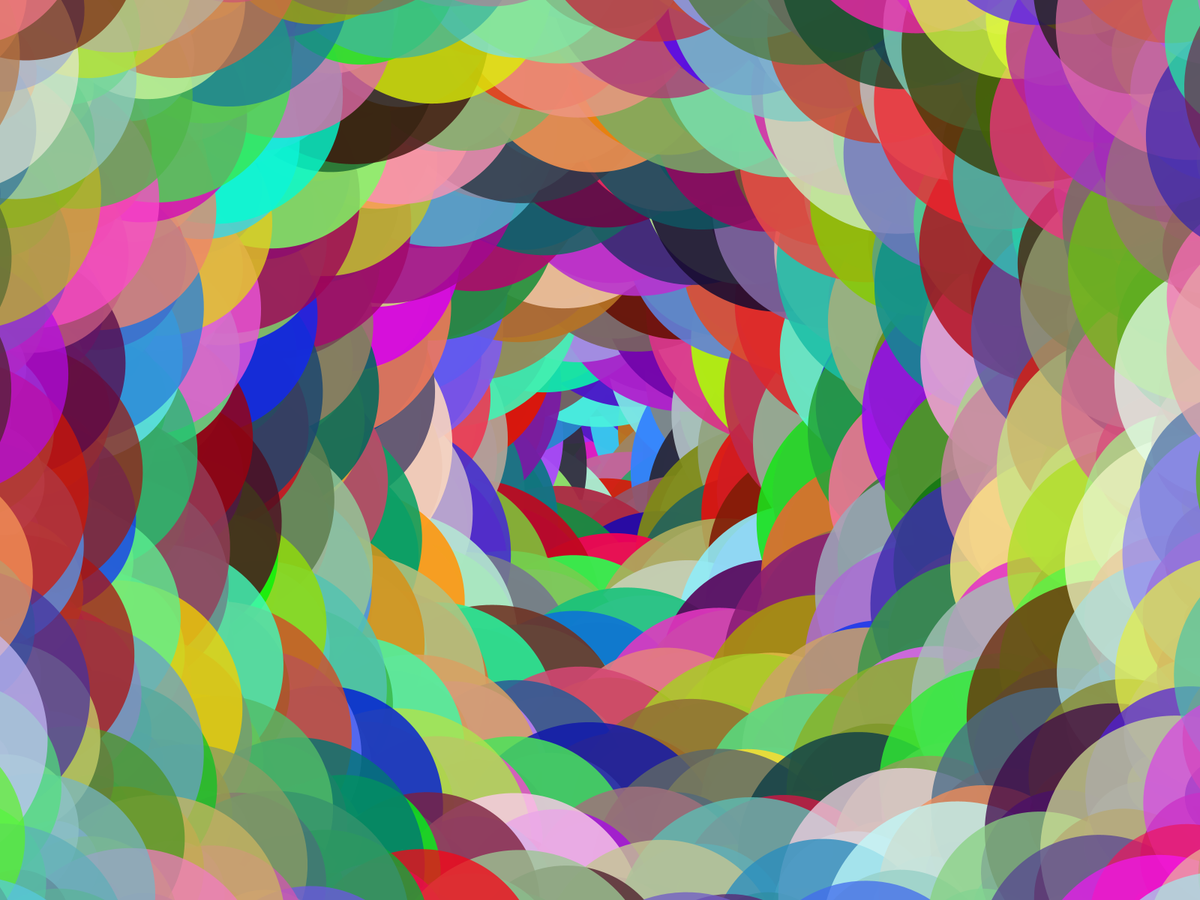
Frame 1 (no input)
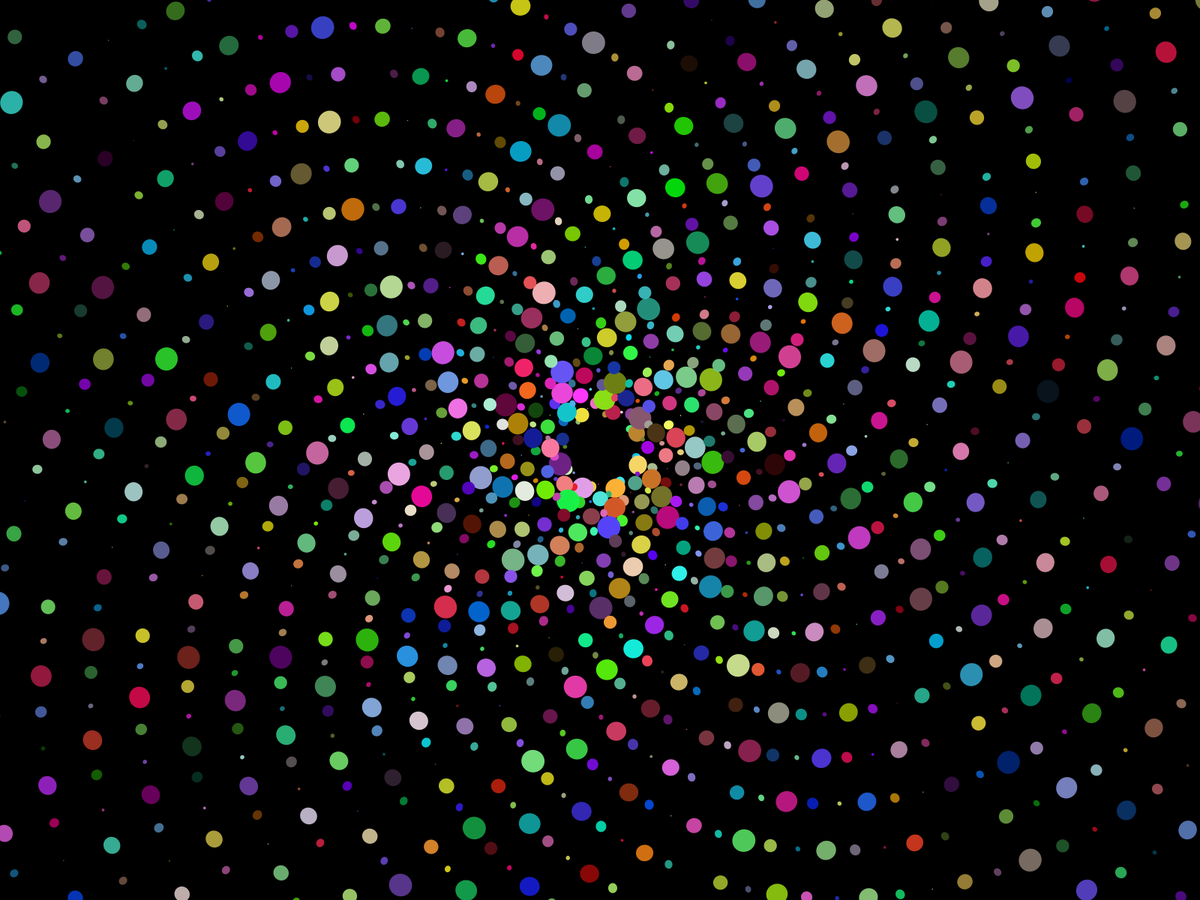
Frame 60 (the mouse pressed at the canvas centre just before this capture)
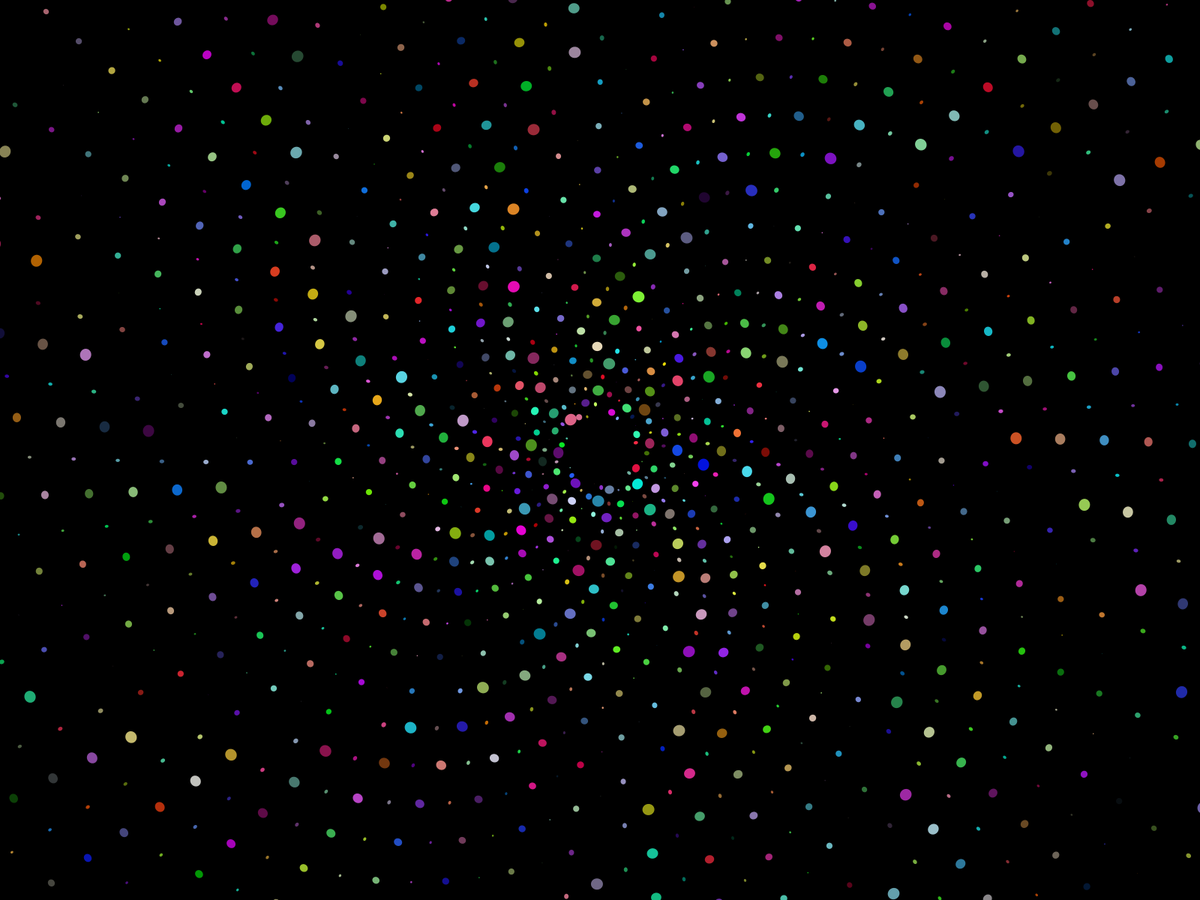
Frame 120 (the mouse held since frame 60 and released just before this capture)

The Processing sketch that drew these frames (run headless with seeded random() and noise(); from frame 60 on, the mouse is pressed at the canvas centre):

// Processing sketch: TwirlingCircles
// ── TwirlingCircles.pde
// Spiral002
 
// change values here
float rotateAngle = 0.75;
float rotateAngleInc = 0.001;
int xOffset = 45;
float angleInc = 20.85;
float multipler = 5;
int circleCount = 5000;
int bubbleSize = 0; // lower value will make the bubbles bigger.
int state=20;
 
void setup()
{
fullScreen();
smooth();
  noStroke();
  frameRate(11);
}
 
void draw(){
  if (bubbleSize>30){state=0;}
  if (bubbleSize<=7){state=1;}
  if(state == 1){bubbleSize++;}
  else if (state == 0){bubbleSize--;}
  
  background(0);
  int angle = 0;
  translate(width/2, height/2);
  for (float i = 0; i < circleCount; i+=1)
  {
    rotate(rotateAngle);
    color c1 = color(random(255), random(255), random(255), map(i, 0, circleCount, 255, 0));
    fill(c1);
    ellipse(i*multipler/8+xOffset, 0, sin(radians(angle))+angle/bubbleSize, cos(radians(angle))+angle/bubbleSize);
    if (angle < 360) angle+=angleInc;
    else angle = 0;
  }
  if (rotateAngle <= 360) rotateAngle+=rotateAngleInc;
  else rotateAngle = 0;
}
